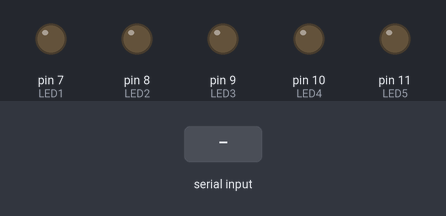
The sketch below on a simulated Arduino Uno, built with avr-gcc and run on an emulated ATmega328P. On the bench: output pins drawn as LEDs (lit = HIGH). The inputs (shaded band) are chosen by the test bench.

Above: at 1.2 s.
1.3 s: "a" received over Serial
At 2.5 s:
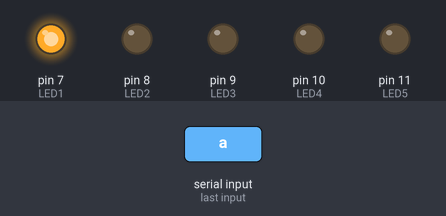
2.8 s: "b" received over Serial
At 3.7 s:
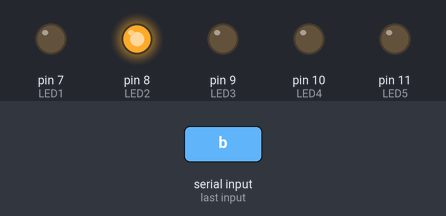
4.3 s: "c" received over Serial
At 4.8 s:
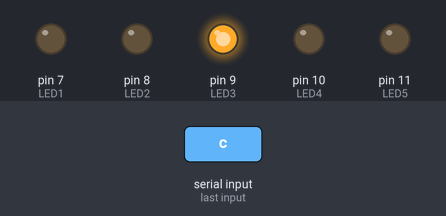
5.8 s: "d" received over Serial
At 7.0 s:
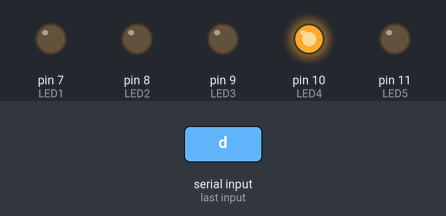
7.3 s: "e" received over Serial
At 8.3 s:
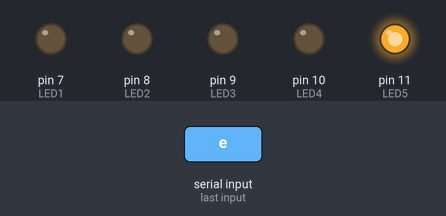
Timing chart, 0 to 9.8 s (numbered marks = the images above; inputs shaded):
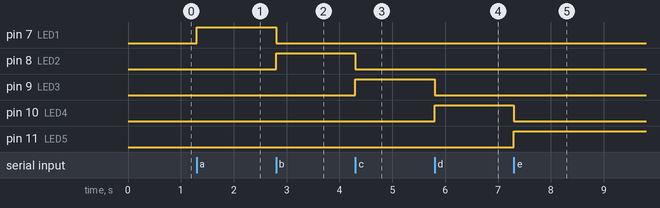

Measured:
- after the input at 1.3 s, pin 7 (LED1): LOW → HIGH at once
- after the input at 2.8 s, pin 7 (LED1): HIGH → LOW at once; pin 8 (LED2): LOW → HIGH at once
- after the input at 4.3 s, pin 8 (LED2): HIGH → LOW at once; pin 9 (LED3): LOW → HIGH at once
- after the input at 5.8 s, pin 9 (LED3): HIGH → LOW at once; pin 10 (LED4): LOW → HIGH at once
- after the input at 7.3 s, pin 10 (LED4): HIGH → LOW at once; pin 11 (LED5): LOW → HIGH at once

The sketch:

switchCaseLED.ino
```cpp
const int LED1 = 7;
const int LED2 = 8;
const int LED3 = 9;
const int LED4 = 10;
const int LED5 = 11;

void setup() {
  // initialize serial communication:
  Serial.begin(115200);
  // initialize the LED pins:
  pinMode(LED1, OUTPUT);
  pinMode(LED2, OUTPUT);
  pinMode(LED3, OUTPUT);
  pinMode(LED4, OUTPUT);
  pinMode(LED5, OUTPUT);
}

void loop() {
  // read the sensor:
  if (Serial.available() > 0) {
    int inByte = Serial.read(); //reading each character

    switch (inByte) {
      case 'a':
        digitalWrite(LED1, HIGH);
        digitalWrite(LED2, LOW);
        digitalWrite(LED3, LOW);
        digitalWrite(LED4, LOW);
        digitalWrite(LED5, LOW);
        break;
      case 'b':
        digitalWrite(LED1, LOW);
        digitalWrite(LED2, HIGH);
        digitalWrite(LED3, LOW);
        digitalWrite(LED4, LOW);
        digitalWrite(LED5, LOW);
        break;
      case 'c':
        digitalWrite(LED1, LOW);
        digitalWrite(LED2, LOW);
        digitalWrite(LED3, HIGH);
        digitalWrite(LED4, LOW);
        digitalWrite(LED5, LOW);
        break;
      case 'd':
        digitalWrite(LED1, LOW);
        digitalWrite(LED2, LOW);
        digitalWrite(LED3, LOW);
        digitalWrite(LED4, HIGH);
        digitalWrite(LED5, LOW);
        break;
      case 'e':
        digitalWrite(LED1, LOW);
        digitalWrite(LED2, LOW);
        digitalWrite(LED3, LOW);
        digitalWrite(LED4, LOW);
        digitalWrite(LED5, HIGH);
        break;
      default:
        // turn all the LEDs off:
        digitalWrite(LED1, LOW);
        digitalWrite(LED2, LOW);
        digitalWrite(LED3, LOW);
        digitalWrite(LED4, LOW);
        digitalWrite(LED5, LOW);
        }
    }
}
```
